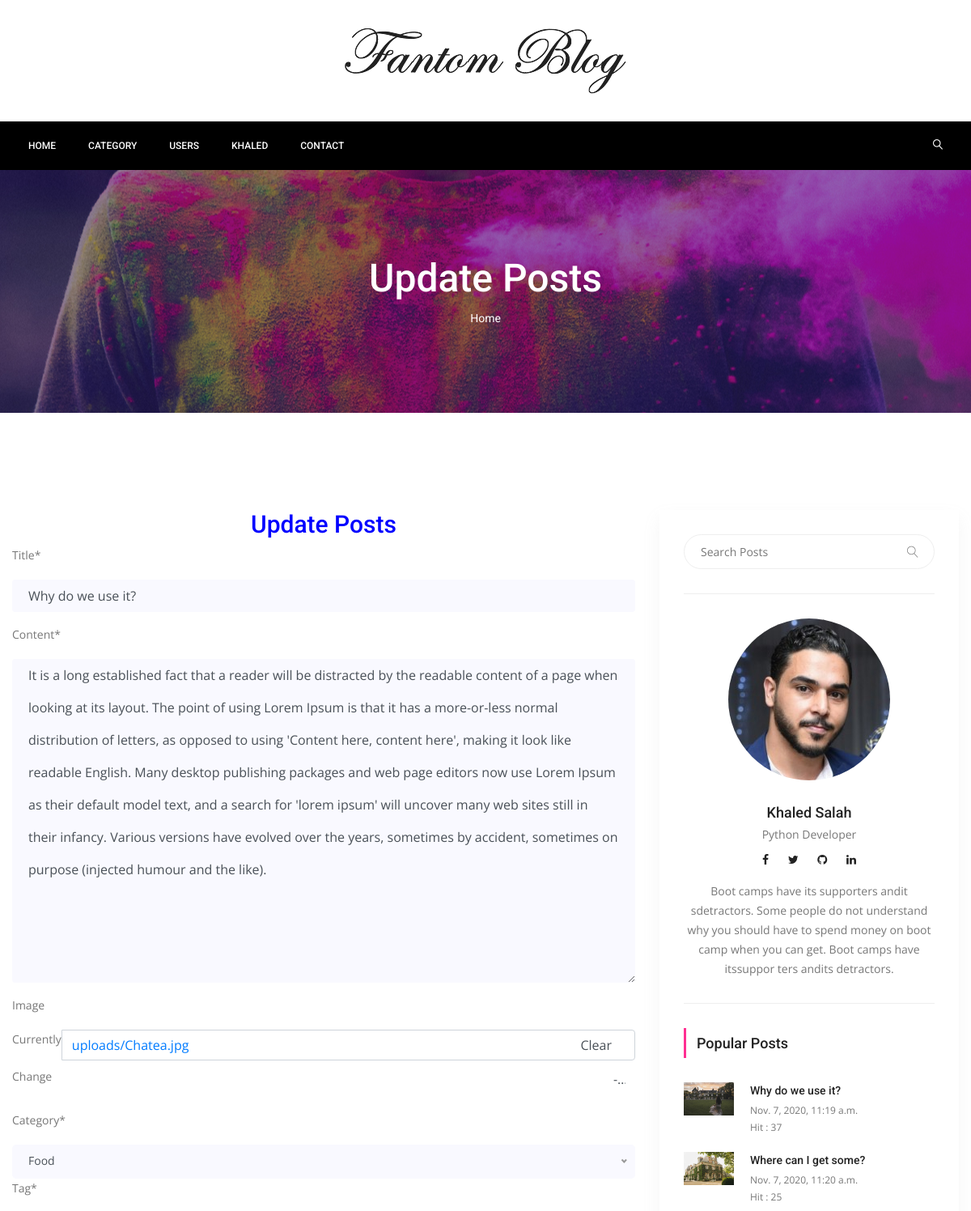
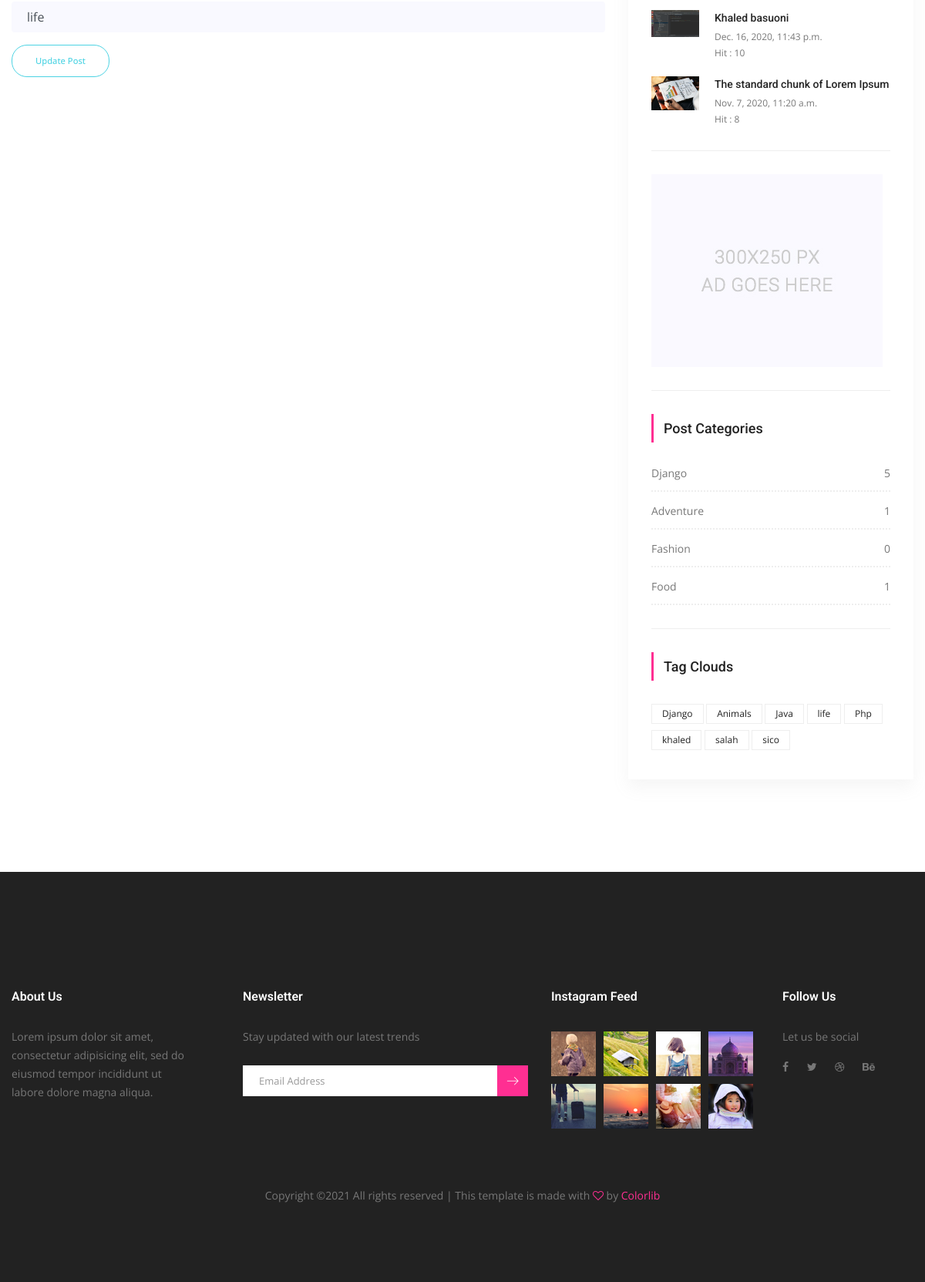
/post-update/2/why-do-we-use-it (signed in), run on the app's committed database (2 pictures, top to bottom).
### posts/models.py (models this page shows, shortened)
class Post(models.Model):
    title = models.CharField(max_length=150)
    content = models.TextField()
    publishing_date = models.DateTimeField(auto_now_add=True)
    image = models.ImageField(blank=True, null=True, upload_to='uploads/')
    user = models.ForeignKey(settings.AUTH_USER_MODEL, on_delete=models.CASCADE)
    slug = models.SlugField(default='slug', editable=False)
    category = models.ForeignKey(Category, on_delete=models.CASCADE, default=1, related_name='posts')
    tag = models.ManyToManyField(Tag, related_name='posts', blank=True)
    slider_post = models.BooleanField(default=False)
    hit = models.PositiveIntegerField(default=0)
    def post_tag(self):
        return ','.join(tag.title for tag in self.tag.all())

class Category(models.Model):
    title = models.CharField(max_length=150)
    slug = models.SlugField(default='slug', editable=False)
    def __str__(self):
        return self.title
    def post_count(self):
        return self.posts.all().count()

class Tag(models.Model):
    title = models.CharField(max_length=150)
    slug = models.SlugField(editable=False)

### posts/views.py (the view, shortened to what this page needs)
# urls.py: path('post-update/<int:pk>/<slug:slug>', PostUpdateView.as_view(), name='post_update'),
@method_decorator(login_required(login_url='users/login'), name='dispatch')
class PostUpdateView(UpdateView):
    model = Post
    form_class = PostUpdateForm
    template_name = 'posts/update-post.html'
    def get(self, request, *args, **kwargs):
        self.object = self.get_object()
        if self.object.user != self.request.user:
            return HttpResponseRedirect('/')
        return super(PostUpdateView, self).get(request, *args, **kwargs)

### posts/forms.py
class PostUpdateForm(forms.ModelForm):
    def __init__(self, *args, **kwargs):
        super(PostUpdateForm, self).__init__(*args, **kwargs)
        self.helper = FormHelper()
        self.helper.form_class = 'post'
        self.helper.field_class = 'mt-10'
        self.helper.layout = Layout(
            Field('title', css_class='single-input', placeholder='Title'),
            Field('content', css_class='single-input', placeholder='Content'),
            Field('image', css_class='single-input', ),
            Field('category', css_class='single-input', placeholder='Category'),
            Field('tag', css_class='single-input', placeholder='Tag', value=self.instance.post_tag()),
        )
        self.helper.add_input(Submit('submit', 'Update Post', css_class='genric-btn success-border circle'))
    tag = forms.CharField()
    class Meta:
        model = Post
        fields = [
            'title',
            'content',
            'image',
            'category',
        ]

### posts/templatetags/custom_tags.py (called while the page is built)
@register.simple_tag(name="categories")
def all_categories():
    return Category.objects.all()

@register.simple_tag(name='tags')
def all_tags():
    return Tag.objects.all()

@register.simple_tag(name='hit_posts')
def hit_posts():
    return Post.objects.order_by('-hit')[:4]

### templates/posts/update-post.html
{% extends 'base.html' %}
{% load static %}
{% load crispy_forms_tags %}
{% block content%}
<section class="banner_area">
    <div class="banner_inner d-flex align-items-center">
        <div class="overlay bg-parallax" data-stellar-ratio="0.9" data-stellar-vertical-offset="0"
             data-background=""></div>
        <div class="container">
            <div class="banner_content text-center">
                <h2>Update Posts</h2>
                <div class="page_link">
                    <a href="{% url 'index' %}">Home</a>
                </div>
            </div>
        </div>
    </div>
</section>
<section class="blog_area p_120">
    <div class="container">
        <div class="row">
            <div class="col-lg-8">
                <h2 style="text-align:center;color:blue">Update Posts</h2>
                <div class="blog_left_sidebar">
                    {% crispy form %}
                </div>
            </div>
            {% include 'right-side.html' %}
        </div>
    </div>
</section>
{% endblock %}

### templates/base.html (shortened to what this page needs)
<!doctype html>
{% load static %}
{% load custom_tags %}
<html lang="en">
<head>
    <link rel="stylesheet" href="{% static 'css/bootstrap.css' %}">
    <link rel="stylesheet" href="{% static 'vendors/linericon/style.css' %}">
    <link rel="stylesheet" href="{% static 'css/font-awesome.min.css' %}">
    <link rel="stylesheet" href="{% static 'vendors/owl-carousel/owl.carousel.min.css' %}">
    <link rel="stylesheet" href="{% static 'vendors/lightbox/simpleLightbox.css' %}">
    <link rel="stylesheet" href="{% static 'vendors/nice-select/css/nice-select.css' %}">
    <link rel="stylesheet" href="{% static 'vendors/animate-css/animate.css' %}">
    <link rel="stylesheet" href="{% static 'vendors/jquery-ui/jquery-ui.css' %}">
    <link rel="stylesheet" href="{% static 'css/style.css' %}">
    <link rel="stylesheet" href="{% static 'css/responsive.css' %}">
</head>
<body>
<header class="header_area">
    <div class="logo_part">
        <div class="container">
            <a class="logo" href="{% url 'index' %}"><img src="{% static 'img/logo.png' %}" alt=""></a>
        </div>
    </div>
    <div class="main_menu">
        <nav class="navbar navbar-expand-lg navbar-light" style="background-color: black;">
            <div class="container">
                <div class="navbar-collapse offset collapse show" id="navbarSupportedContent">
                    <ul class="nav navbar-nav menu_nav">
                        <li class="nav-item "><a class="nav-link" href="{% url 'index' %}">Home</a></li>
                        <li class="nav-item submenu dropdown">
                            <a href="#" class="nav-link dropdown-toggle" data-toggle="dropdown" role="button"
                               aria-haspopup="true" aria-expanded="false">Category</a>
                                {% categories as categories %}
                        </li>
                        {% if user.is_authenticated %}
                        <li class="nav-item"><a class="nav-link" href="{%url 'users:all-users'%}">Users</a></li>
                        <li class="nav-item submenu dropdown">
                            <a href="#" class="nav-link dropdown-toggle" data-toggle="dropdown" role="button"
                               aria-haspopup="true" aria-expanded="false">{{user.username }}</a>
                        </li>
                        {% else %}
                        <li class="nav-item"><a class="nav-link" href="{% url 'users:register' %}">Register</a></li>
                        <li class="nav-item"><a class="nav-link" href="{% url 'users:login' %}">Login</a></li>
                        {% endif %}
                        <li class="nav-item"><a class="nav-link" href="contact.html">Contact</a></li>
                    </ul>
                    <ul class="nav navbar-nav navbar-right ml-auto">
                        <li class="nav-item"><a href="#" class="search"><i class="lnr lnr-magnifier"></i></a></li>
                    </ul>
                </div>
            </div>
        </nav>
    </div>
</header>
{% block content %}
{% endblock %}
<footer class="footer-area">
    <div class="container">
        <div class="row">
            <div class="col-lg-3  col-md-6 col-sm-6">
                <div class="single-footer-widget">
                    <h6 class="footer_title">About Us</h6>
                    <p>Lorem ipsum dolor sit amet, consectetur adipisicing elit, sed do eiusmod tempor incididunt ut
                        labore dolore magna aliqua.</p>
                </div>
            </div>
            <div class="col-lg-4 col-md-6 col-sm-6">
                <div class="single-footer-widget">
                    <h6 class="footer_title">Newsletter</h6>
                    <p>Stay updated with our latest trends</p>
                    <div id="mc_embed_signup">
                        <form target="_blank"
                              action="https://spondonit.us12.list-manage.com/subscribe/post?u=1462626880ade1ac87bd9c93a&amp;id=92a4423d01"
                              method="get" class="subscribe_form relative">
                            <div class="input-group d-flex flex-row">
                                <input name="EMAIL" placeholder="Email Address" onfocus="this.placeholder = ''"
                                       onblur="this.placeholder = 'Email Address '" required="" type="email">
                                <button class="btn sub-btn"><span class="lnr lnr-arrow-right"></span></button>
                            </div>
                        </form>
                    </div>
                </div>
            </div>
            <div class="col-lg-3 col-md-6 col-sm-6">
                <div class="single-footer-widget instafeed">
                    <h6 class="footer_title">Instagram Feed</h6>
                    <ul class="list instafeed d-flex flex-wrap">
                        <li><img src="{% static 'img/instagram/Image-01.jpg' %}" alt=""></li>
                        <li><img src="{% static 'img/instagram/Image-02.jpg' %}" alt=""></li>
                        <li><img src="{% static 'img/instagram/Image-03.jpg' %}" alt=""></li>
                        <li><img src="{% static 'img/instagram/Image-04.jpg' %}" alt=""></li>
                        <li><img src="{% static 'img/instagram/Image-05.jpg' %}" alt=""></li>
                        <li><img src="{% static 'img/instagram/Image-06.jpg' %}" alt=""></li>
                        <li><img src="{% static 'img/instagram/Image-07.jpg' %}" alt=""></li>
                        <li><img src="{% static 'img/instagram/Image-08.jpg' %}" alt=""></li>
                    </ul>
                </div>
            </div>
            <div class="col-lg-2 col-md-6 col-sm-6">
                <div class="single-footer-widget f_social_wd">
                    <h6 class="footer_title">Follow Us</h6>
                    <p>Let us be social</p>
                    <div class="f_social">
                        <a href="#"><i class="fa fa-facebook"></i></a>
                        <a href="#"><i class="fa fa-twitter"></i></a>
                        <a href="#"><i class="fa fa-dribbble"></i></a>
                        <a href="#"><i class="fa fa-behance"></i></a>
                    </div>
                </div>
            </div>
        </div>
        <div class="row footer-bottom d-flex justify-content-between align-items-center">
            <p class="col-lg-12 footer-text text-center">
                Copyright &copy;<script>document.write(new Date().getFullYear());</script>
                All rights reserved | This template is made with <i class="fa fa-heart-o" aria-hidden="true"></i> by <a
                    href="https://colorlib.com" target="_blank">Colorlib</a>
                </p>
        </div>
    </div>
</footer>
</body>
</html>

### templates/right-side.html
{% load static %}
{% load custom_tags %}
<div class="col-lg-4">
    <div class="blog_right_sidebar">
        <aside class="single_sidebar_widget search_widget">
            <form action="{% url 'search' %}" method="get">
                <div class="input-group">
                    <input type="text" class="form-control" placeholder="Search Posts" name="q">
                    <span class="input-group-btn">
                    <button class="btn btn-default" type="button"><i class="lnr lnr-magnifier"></i></button>
                    </span>
                </div>
            </form>
            <div class="br"></div>
        </aside>
        <aside class="single_sidebar_widget author_widget">
            <img class="author_img rounded-circle" src="{% static 'img/blog/khaled.jpeg' %}" alt="">
            <h4>Khaled Salah</h4>
            <p>Python Developer </p>
            <div class="social_icon">
                <a target="_blank" href="https://www.facebook.com/khaled.salah.5283/"><i class="fa fa-facebook"></i></a>
                <a target="_blank" href="https://twitter.com/Khaledbasuoni"><i class="fa fa-twitter"></i></a>
                <a target="_blank" href="https://github.com/khaled-salah"><i class="fa fa-github"></i></a>
                <a target="_blank" href="https://www.linkedin.com/in/k-salah/"><i class="fa fa-linkedin"></i></a>
            </div>
            <p>Boot camps have its supporters andit sdetractors. Some people do not understand why you should have to
                spend money on boot camp when you can get. Boot camps have itssuppor ters andits detractors.</p>
            <div class="br"></div>
        </aside>
        <aside class="single_sidebar_widget popular_post_widget">
            <h3 class="widget_title">Popular Posts</h3>
            {% hit_posts as hit_posts %}
            {% for hit_post in hit_posts %}
            <div class="media post_item">
                <img src="{{ hit_post.image.url }}" width="20%" height="15%" alt="post">
                <div class="media-body">
                    <a href="{% url 'detail' pk=hit_post.pk slug=hit_post.slug %}"><h3>{{ hit_post.title }}</h3></a>
                    <p>{{ hit_post.publishing_date }}</p>
                    <p>Hit : {{ hit_post.hit }}</p>
                </div>
            </div>
            {% endfor %}
            <div class="br"></div>
        </aside>
        <aside class="single_sidebar_widget">
            <a href="#"><img class="img-fluid" src="{% static 'img/blog/add.jpg' %}" alt=""></a>
            <div class="br"></div>
        </aside>
        <aside class="single_sidebar_widget post_category_widget">
            <h4 class="widget_title">Post Categories</h4>
            <ul class="list cat-list">
                {% categories as categories %}
                {% for category in categories %}
                <li>
                    <a href="{% url 'category-detail' pk=category.pk slug=category.slug %}"
                       class="d-flex justify-content-between">
                        <p>{{ category.title }}</p>
                        <p>{{ category.post_count }}</p>
                    </a>
                </li>
                {% endfor %}
            </ul>
            <div class="br"></div>
        </aside>
        <aside class="single-sidebar-widget tag_cloud_widget">
            <h4 class="widget_title">Tag Clouds</h4>
            <ul class="list">
                {% tags as tags %}
                {% for tag in tags %}
                <li><a href="{% url 'tag_detail' slug=tag.slug%}">{{ tag.title }}</a></li>
                {% endfor %}
            </ul>
        </aside>
    </div>
</div>

### static/css/responsive.css (style rules this page uses)
@media (max-width:1619px) { .header_area .navbar .search { margin-left: 40px; } }

### data on the page
Post: title "Why do we use it?", content "It is a long established fact that a reader will be distracted by the readable content of a page when looking at its layout. The point of using Lorem Ipsum is that it has a more-or-less normal distribution of letters, as opposed to using 'Content here, content here', making it look like readable English. Many desktop publishing packages and web page editors now use Lorem Ipsum as their default model text, and a search for 'lorem ipsum' will uncover many web sites still in their infancy. Various versions have evolved over the years, sometimes by accident, sometimes on purpose (injected humour and the like).", image (picture), publishing_date "Nov. 7, 2020, 11:19 a.m.", hit "37"
Post: image (picture), title "Where can I get some?", publishing_date "Nov. 7, 2020, 11:20 a.m.", hit "25"
Post: image (picture), title "Khaled basuoni", publishing_date "Dec. 16, 2020, 11:43 p.m.", hit "10"
Post: image (picture), title "The standard chunk of Lorem Ipsum", publishing_date "Nov. 7, 2020, 11:20 a.m.", hit "8"
Category: title "Django", post_count "5"
Category: title "Adventure", post_count "1"
Category: title "Fashion", post_count "0"
Category: title "Food", post_count "1"
Tag: title "Django"
Tag: title "Animals"
Tag: title "Java"
Tag: title "life"
Tag: title "Php"
Tag: title "khaled"
Tag: title "salah"
Tag: title "sico"

### other printed values
{{ user.username }} "KHALED"
